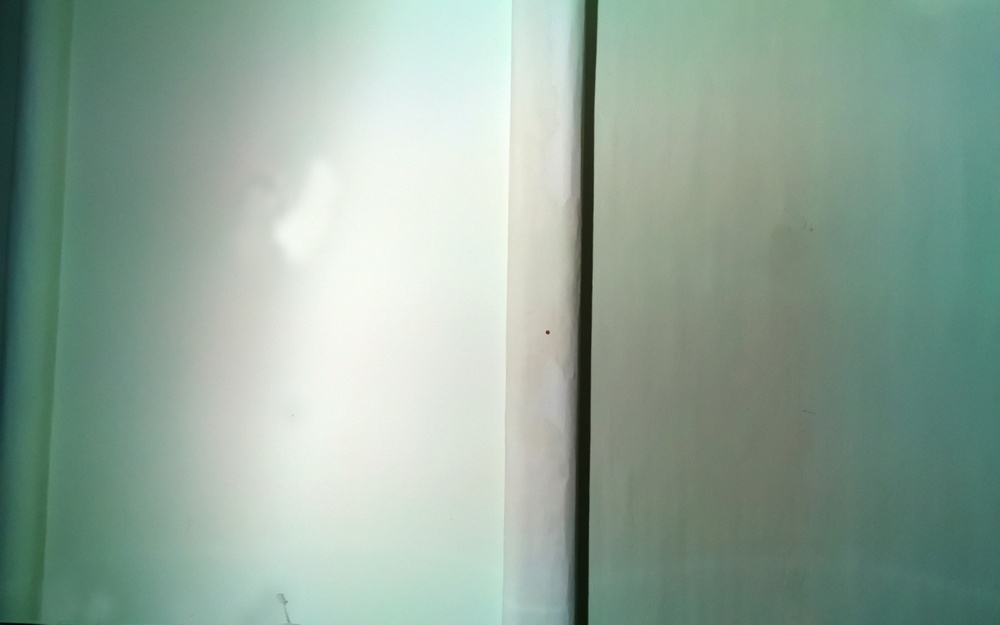
#> input picture python/coindrop_opencv2/demo/circle-detection-opencv/ourimg/image1tm-onlycoin.jpg, 1000 x 625 px, shrunk from 1680 x 1050 before the run, found by its file name
$ python detect_circles.py   (Python 2 division)   (older library calls are emulated)
#> lines starting #> are read from the running program, lines starting #| are printed output that depends on the picture; after the words box and inside, x2 and y2 are one past the last pixel; in counts of white or black regions, pixels touching at a corner belong together
# USAGE
# python detect_circles.py --image images/simple.png

# import the necessary packages
import numpy as np
import argparse
import cv2
print cv2.__version__
# construct the argument parser and parse the arguments
# ap = argparse.ArgumentParser()
# ap.add_argument("-i", "--image", required = True, help = "Path to the image")
# args = vars(ap.parse_args())

# load the image, clone it for output, and then convert it to grayscale
image = cv2.imread("D:\_OPENCV\coindrop\demo\circle-detection-opencv\ourimg\image1tm-onlycoin.jpg")
#> image is the input picture: shape (625, 1000, 3); mean B, G, R 153.2, 166.2, 144.5
output = image.copy()
gray = cv2.cvtColor(image, cv2.COLOR_BGR2GRAY)
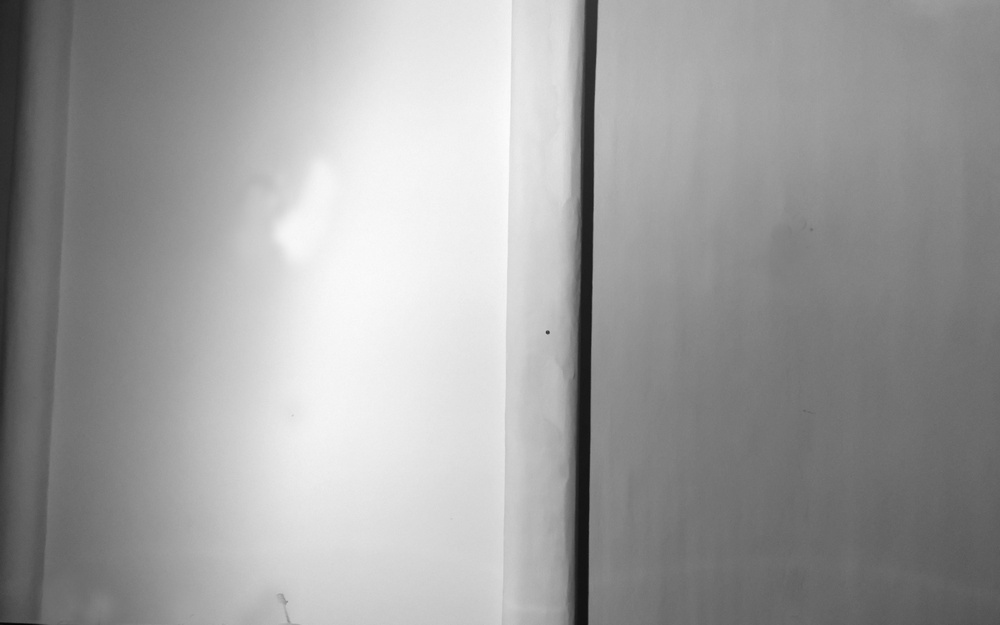
#> gray: shape (625, 1000); min 5, max 253, mean 158.2

gray_blur = cv2.GaussianBlur(gray, (15, 15), 0)
thresh = cv2.adaptiveThreshold(gray_blur, 255, cv2.ADAPTIVE_THRESH_GAUSSIAN_C,
							   cv2.THRESH_BINARY_INV, 11, 1)
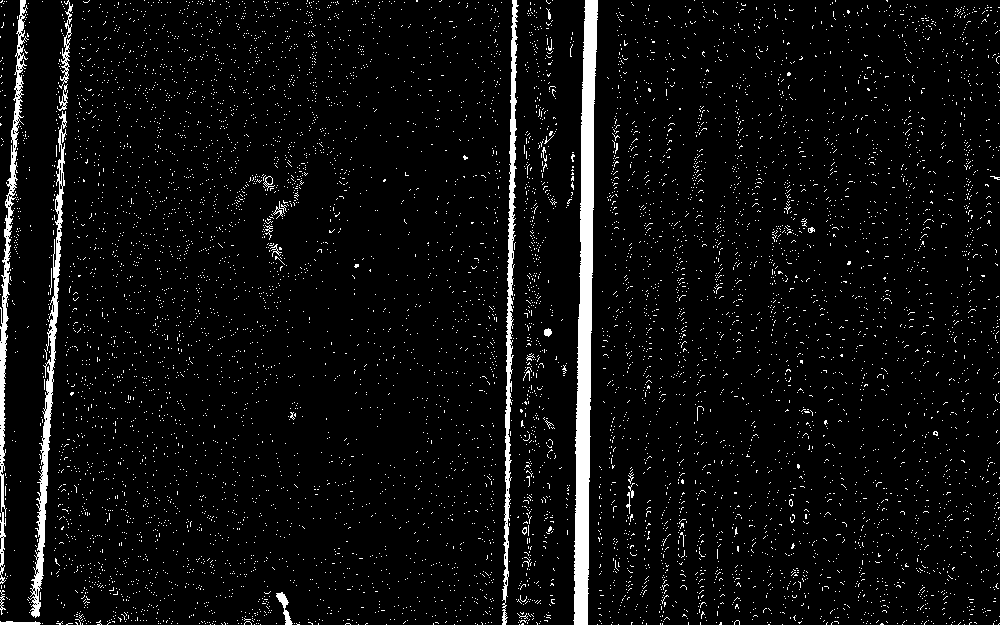
#> thresh: shape (625, 1000); 5.1% white; 8298 white regions (8271 under 20 px), largest, box (x1, y1, x2, y2) and area: (573, 0, 598, 625) 8308, (28, 111, 67, 618) 2950, (502, 0, 519, 625) 2863

kernel = np.ones((3, 3), np.uint8)
closing = cv2.morphologyEx(thresh, cv2.MORPH_CLOSE,
						   kernel, iterations=4)
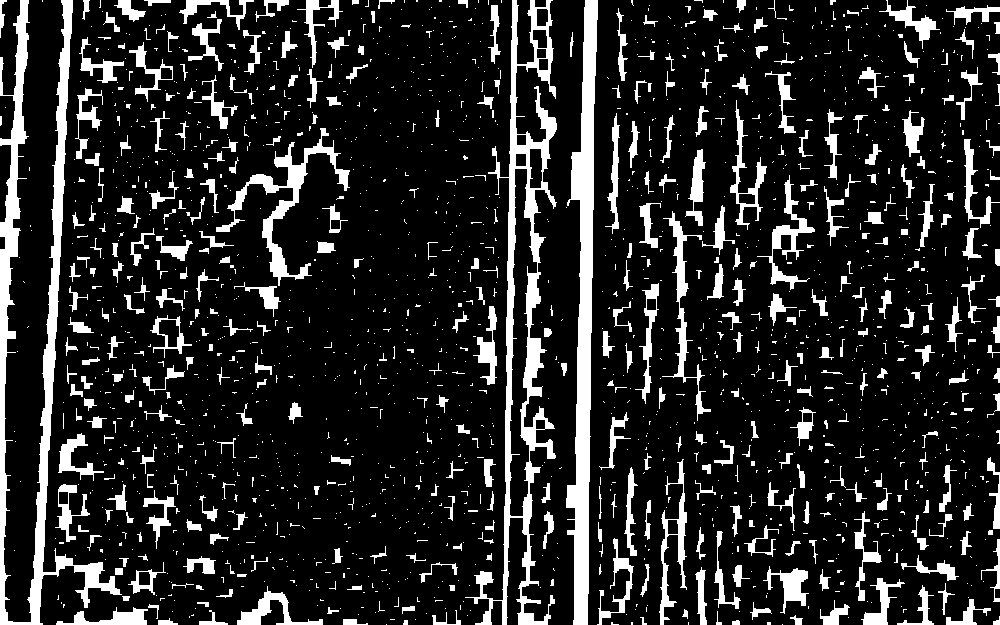
#> closing: shape (625, 1000); 15.3% white; 1911 white regions (1492 under 20 px), largest, box (x1, y1, x2, y2) and area: (0, 0, 122, 625) 12501, (465, 0, 557, 625) 10800, (566, 0, 598, 625) 9213

cont_img = closing.copy()
# contours, hierarchy = cv2.findContours(cont_img, cv2.RETR_EXTERNAL,
#									   cv2.CHAIN_APPROX_SIMPLE)

# detect circles in the image
circles = cv2.HoughCircles(cont_img, cv2.cv.CV_HOUGH_GRADIENT, 2, 100.0, 30, 150,25,45)
#> circles = 55 rows, first 8: [377, 303, 301], [489, 315, 306], [299, 223, 238.8], [263, 319, 278], [725, 321, 233], [293, 415, 250], [645, 409, 205.2], [435, 411, 260.8]
print circles
#> (printed output is left out)
# ensure at least some circles were found
if circles is not None:
	# convert the (x, y) coordinates and radius of the circles to integers
	circles = np.round(circles[0, :]).astype("int")
#> circles = 55 rows, first 8: [377, 303, 301], [489, 315, 306], [299, 223, 239], [263, 319, 278], [725, 321, 233], [293, 415, 250], [645, 409, 205], [435, 411, 261]

	# loop over the (x, y) coordinates and radius of the circles
	for (x, y, r) in circles:
		# draw the circle in the output image, then draw a rectangle
		# corresponding to the center of the circle
		cv2.circle(output, (x, y), r, (0, 255, 0), 4)
		cv2.rectangle(output, (x - 5, y - 5), (x + 5, y + 5), (0, 128, 255), -1)
#> this loop made 55 passes
#> (x, y, r) on passes 1 to 12: (377, 303, 301), (489, 315, 306), (299, 223, 239), (263, 319, 278), (725, 321, 233), (293, 415, 250), (645, 409, 205), (435, 411, 261), (795, 409, 206), (417, 211, 217), (645, 197, 191), (761, 177, 169)
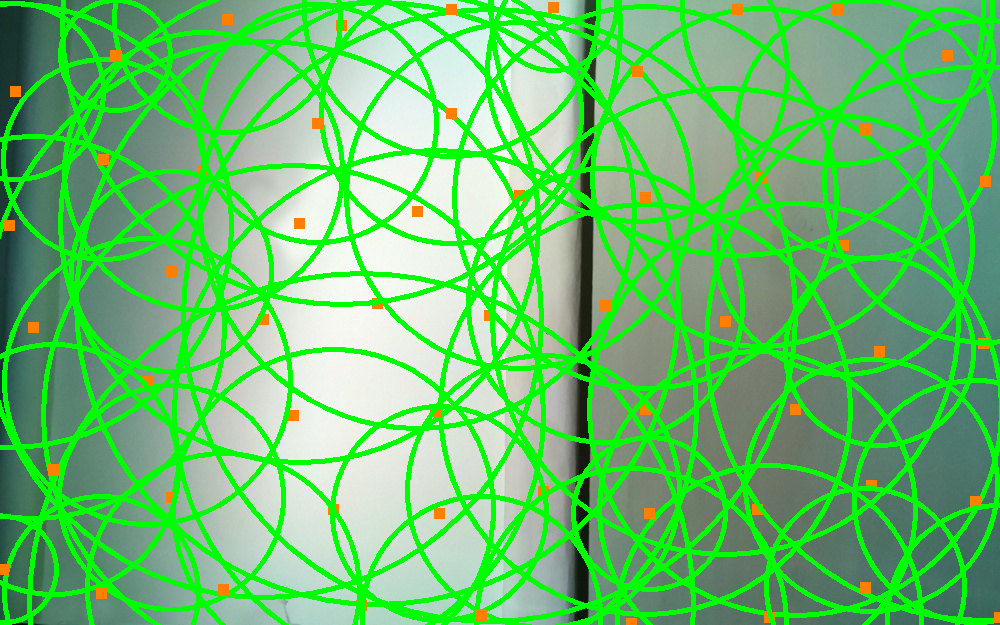
#> output: shape (625, 1000, 3); mean B, G, R 107.6, 192.1, 103.7

	# show the output image
	cv2.imshow("output", np.hstack([output]))
	cv2.waitKey(0)
